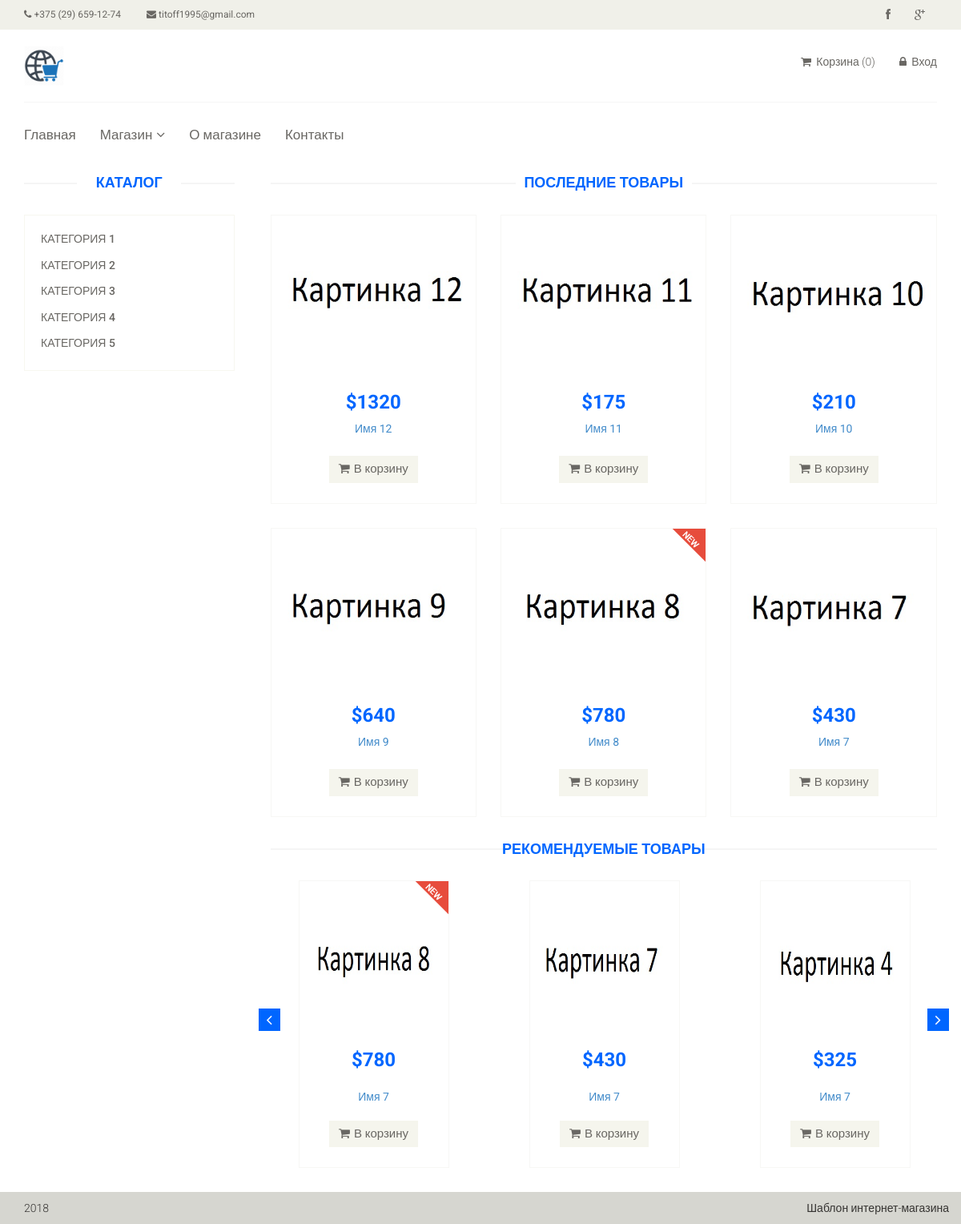
The page / on the database its author committed.
### tables this page shows
CREATE TABLE `category` (
  `id` int(11) NOT NULL,
  `name` varchar(255) NOT NULL,
  `sort_order` int(11) NOT NULL DEFAULT '0',
  `status` int(11) NOT NULL DEFAULT '1'
);

CREATE TABLE `product` (
  `id` int(11) NOT NULL,
  `name` varchar(255) NOT NULL,
  `category_id` int(11) NOT NULL,
  `code` int(11) NOT NULL,
  `price` float NOT NULL,
  `availability` int(11) NOT NULL,
  `brand` varchar(255) NOT NULL,
  `image` varchar(255) NOT NULL,
  `description` text NOT NULL,
  `is_new` int(11) NOT NULL DEFAULT '0',
  `is_recommended` int(11) NOT NULL DEFAULT '0',
  `status` int(11) NOT NULL DEFAULT '1'
);

### config/routes.php (called while the page is built)
<?php
return array(
    'about'=>'site/about/',
    'product/([0-9]+)' => 'product/view/$1',
    'catalog' => 'catalog/index',
    'category/([0-9]+)/page-([0-9]+)' => 'catalog/category/$1/$2',
    'category/([0-9]+)' => 'catalog/category/$1',
     'cart/delete/([0-9]+)' => 'cart/delete/$1',
    'cart/checkout' => 'cart/checkout',
    'cart/add/([0-9]+)'=> 'cart/add/$1',
    'cart/addAjax/([0-9]+)'=> 'cart/addAjax/$1',
    'cart'=> 'cart/index',
    'contacts' => 'site/contact',
    'user/register' => 'user/register',
    'cabinet/edit' => 'cabinet/edit',
    'cabinet' => 'cabinet/index',
    'user/login' => 'user/login',
    'user/logout' => 'user/logout',
    '' => 'site/index',
);

### controllers/SiteController.php (called while the page is built, shortened)
<?php
include_once ROOT . '/models/Category.php';
include_once ROOT . '/models/Product.php';
class SiteController {
    public function actionIndex()
    {
        $categories = Category::getCategoriesList();
        $latestProducts = Product::getLatestProducts(6);
        $sliderProducts = Product::getRecommendedProducts();
        require_once (ROOT.'/views/site/index.php');
        return true;
    }
}

### index.php (called while the page is built, shortened)
<?php
require_once (ROOT. '\components\Autoload.php');
$router = new Router();
$router->run();

### components/Autoload.php (called while the page is built, shortened)
<?php
spl_autoload_register(function ($class_name) {
    $array_path = array(
            '/components/',
            '/models/');
    foreach ($array_path as $path){
        $path = ROOT.$path.$class_name.'.php';
    }
});

### models/Cart.php (called while the page is built, shortened)
<?php
class Cart {
    public static function countItems() {
        if(isset($_SESSION['products'])){
            $count = 0;
            foreach($_SESSION['products'] as $id => $quantity ){
                $count = $count + $quantity;
            }
            return $count;
        } else {
            return 0;
        }
    }
}

### models/User.php (called while the page is built, shortened)
<?php
class User{
         public static function isGuest(){
             if (isset($_SESSION['user'])){
                 return false;
             }else{
                 return true ;
             }
         }
}

### models/Category.php (called while the page is built)
<?php
class Category {
     public static function getCategoriesList() {
        $db = Db::getConnection();
        $categoryList = array();
        $result = $db->query("SELECT id, name "
                ." FROM category ORDER BY sort_order ASC  ");
        $i = 0;
        while ($row = $result->fetch(PDO::FETCH_ASSOC) ){
            $categoryList[$i]['id'] = $row['id'];
            $categoryList[$i]['name'] = $row['name'];
            $i++;
        }
        return $categoryList;
}}

### models/Product.php (called while the page is built, shortened)
<?php
class Product {
    public static function getLatestProducts($count = self::SHOW_BY_DEFAULT) {
        $count = intval($count);
        $db = Db::getConnection();
        $productsList = array();
        $result = $db->query("SELECT id, name, price, image, is_new "
                ." FROM product WHERE status = '1' ".
                " ORDER BY id DESC LIMIT ".$count);
        $i = 0;
        while ($row = $result->fetch(PDO::FETCH_ASSOC) ){
            $productsList[$i]['id'] = $row['id'];
            $productsList[$i]['name'] = $row['name'];
            $productsList[$i]['price'] = $row['price'];
            $productsList[$i]['image'] = $row['image'];
            $productsList[$i]['is_new'] = $row['is_new'];
            $i++;
        }
        return $productsList;
    }
    public static function getRecommendedProducts()
    {
        $db = Db::getConnection();
        $result = $db->query('SELECT id, name, price, is_new FROM product '
                . 'WHERE status = "1" AND is_recommended = "1" '
                . 'ORDER BY id DESC');
        $i = 0;
        $productsList = array();
        while ($row = $result->fetch()) {
            $productsList[$i]['id'] = $row['id'];
            $productsList[$i]['name'] = $row['name'];
            $productsList[$i]['price'] = $row['price'];
            $productsList[$i]['is_new'] = $row['is_new'];
            $i++;
        }
        return $productsList;
    }
        public static function getImage($id)
    {
        $noImage = 'no-image.jpg';
        $path = '/upload/images/products/';
        $pathToProductImage = $path . $id . '.jpg';
        if (file_exists($_SERVER['DOCUMENT_ROOT'].$pathToProductImage)) {
            return $pathToProductImage;
        }
        return $path . $noImage;
    }
}

### views/site/index.php (the view)
<?php include ROOT . '/views/layouts/header.php'; ?>
<section>
    <div class="container">
        <div class="row">
            <div class="col-sm-3">
                <div class="left-sidebar">
                    <h2>Каталог</h2>
                    <div class="panel-group category-products">
                        <?php foreach ($categories as $categoryItem): ?>
                            <div class="panel panel-default">
                                <div class="panel-heading">
                                    <h4 class="panel-title">
                                        <a href="/category/<?php echo $categoryItem['id']; ?>">
                                            <?php echo $categoryItem['name']; ?>
                                        </a>
                                    </h4>
                                </div>
                            </div>
                        <?php endforeach; ?>
                    </div>
                </div>
            </div>
            <div class="col-sm-9 padding-right">
                <div class="features_items">
                    <h2 class="title text-center">Последние товары</h2>
                    <?php foreach ($latestProducts as $product): ?>
                        <div class="col-sm-4">
                            <div class="product-image-wrapper">
                                <div class="single-products">
                                    <div class="productinfo text-center">
                                        <img src="<?php echo Product::getImage($product['id']); ?>" alt="" />
                                        <h2>$<?php echo $product['price']; ?></h2>
                                        <p>
                                            <a href="/product/<?php echo $product['id']; ?>">
                                                <?php echo $product['name']; ?>
                                            </a>
                                        </p>
                                        <a href="#" class="btn btn-default add-to-cart" data-id="<?php echo $product['id']; ?>"><i class="fa fa-shopping-cart"></i>В корзину</a>
                                    </div>
                                    <?php if ($product['is_new']): ?>
                                        <img src="/template/images/home/new.png" class="new" alt="" />
                                    <?php endif; ?>
                                </div>
                            </div>
                        </div>
                    <?php endforeach; ?>
                </div>
                <div class="recommended_items">
                    <h2 class="title text-center">Рекомендуемые товары</h2>
                    <div class="cycle-slideshow"
                         data-cycle-fx=carousel
                         data-cycle-timeout=5000
                         data-cycle-carousel-visible=3
                         data-cycle-carousel-fluid=true
                         data-cycle-slides="div.item"
                         data-cycle-prev="#prev"
                         data-cycle-next="#next"
                         >
                             <?php foreach ($sliderProducts as $sliderItem): ?>
                            <div class="item">
                                <div class="product-image-wrapper">
                                    <div class="single-products">
                                        <div class="productinfo text-center">
                                            <img src="<?php echo Product::getImage($sliderItem['id']); ?>" alt="" />
                                            <h2>$<?php echo $sliderItem['price']; ?></h2>
                                            <a href="/product/<?php echo $sliderItem['id']; ?>">
                                                <?php echo $product['name']; ?>
                                            </a>
                                            <br/><br/>
                                            <a href="#" class="btn btn-default add-to-cart" data-id="<?php echo $sliderItem['id']; ?>"><i class="fa fa-shopping-cart"></i>В корзину</a>
                                        </div>
                                        <?php if ($sliderItem['is_new']): ?>
                                            <img src="/template/images/home/new.png" class="new" alt="" />
                                        <?php endif; ?>
                                    </div>
                                </div>
                            </div>
                        <?php endforeach; ?>
                         <a class="left recommended-item-control" id="prev" href="#recommended-item-carousel" data-slide="prev">
                        <i class="fa fa-angle-left"></i>
                    </a>
                    <a class="right recommended-item-control" id="next"  href="#recommended-item-carousel" data-slide="next">
                        <i class="fa fa-angle-right"></i>
                    </a>
                    </div>
                </div>
            </div>
        </div>
    </div>
</section>
<?php include ROOT . '/views/layouts/footer.php'; ?>

### components/Router.php (shortened to what this page needs)
<?php
class Router {
    private $routes;
    public function __construct() {
        $routesPath = ROOT. '/config/routes.php';
        $this->routes = include($routesPath);
    }
    private function getURI(){
        if(!empty($_SERVER['REQUEST_URI'])){
            return trim($_SERVER['REQUEST_URI'], '/' ) ;
        }
    }
    public function run() {
        $uri = $this->getURI();
        foreach ($this->routes as $uriPattern => $path){
            if (preg_match("~$uriPattern~", $uri)){
                    $internalRoute = preg_replace("~$uriPattern~", $path, $uri);
                $segments = explode('/', $internalRoute);
                $controllerName = array_shift($segments).'Controller';
                $actionName = 'action'.ucfirst(array_shift($segments));
                $parameters=$segments;
                $controllerObject = new $controllerName;
                $result = call_user_func_array(array($controllerObject, $actionName), $parameters);
                if ($result!=null){
                    break;
                }
    } }
     }
            }

### views/layouts/header.php (shortened to what this page needs)
<!DOCTYPE html>
<html lang="en">
    <head>
        <link href="/template/css/bootstrap.min.css" rel="stylesheet">
        <link href="/template/css/font-awesome.min.css" rel="stylesheet">
        <link href="/template/css/prettyPhoto.css" rel="stylesheet">
        <link href="/template/css/price-range.css" rel="stylesheet">
        <link href="/template/css/animate.css" rel="stylesheet">
        <link href="/template/css/main.css" rel="stylesheet">
        <link href="/template/css/responsive.css" rel="stylesheet">
    </head>
    <body>
        <header id="header">
            <div class="header_top">
                <div class="container">
                    <div class="row">
                        <div class="col-sm-6">
                            <div class="contactinfo">
                                <ul class="nav nav-pills">
                                    <li><a href="#"><i class="fa fa-phone"></i> +375 (29) 659-12-74</a></li>
                                    <li><a href="#"><i class="fa fa-envelope"></i> titoff1995@gmail.com</a></li>
                                </ul>
                            </div>
                        </div>
                        <div class="col-sm-6">
                            <div class="social-icons pull-right">
                                <ul class="nav navbar-nav">
                                    <li><a href="#"><i class="fa fa-facebook"></i></a></li>
                                    <li><a href="#"><i class="fa fa-google-plus"></i></a></li>
                                </ul>
                            </div>
                        </div>
                    </div>
                </div>
            </div>
            <div class="header-middle">
                <div class="container">
                    <div class="row">
                        <div class="col-sm-4">
                            <div class="logo pull-left">
                                <a href="index.html"><img src="/template/images/home/logo.png" alt="" /></a>
                            </div>
                        </div>
                        <div class="col-sm-8">
                            <div class="shop-menu pull-right">
                                <ul class="nav navbar-nav">
                                    <li><a href="/cart/"><i class="fa fa-shopping-cart"></i> Корзина (<span id="cart-count"><?php echo Cart::countItems();?></span>)</a></li>
                                    <?php if ( User:: isGuest()): ?>
                                    <li><a href="/user/login/"><i class="fa fa-lock"></i> Вход</a></li>
                                    <?php else: ?>
                                    <li><a href="/cabinet/"><i class="fa fa-user"></i> Аккаунт</a></li>
                                    <li><a href="/user/logout/"><i class="fa fa-unlock"></i> Выход</a></li>
                                    <?php endif; ?>
                                </ul>
                            </div>
                        </div>
                    </div>
                </div>
            </div>
            <div class="header-bottom">
                <div class="container">
                    <div class="row">
                        <div class="col-sm-12">
                            <div class="mainmenu pull-left">
                                <ul class="nav navbar-nav collapse navbar-collapse">
                                    <li><a href="/">Главная</a></li>
                                    <li class="dropdown"><a href="#">Магазин<i class="fa fa-angle-down"></i></a>
                                    </li>
                                    <li><a href="/about/">О магазине</a></li>
                                    <li><a href="/contacts/">Контакты</a></li>
                                </ul>
                            </div>
                        </div>
                    </div>
                </div>
            </div>
        </header>

### views/layouts/footer.php (shortened to what this page needs)
        <footer id="footer">
            <div class="footer-bottom">
                <div class="container">
                    <div class="row">
                        <p class="pull-left">2018</p>
                        <p class="pull-right">Шаблон интернет-магазина</p>
                    </div>
                </div>
            </div>
        </footer>
    </body>
</html>

### rows shown on the page
category: name "КАТЕГОРИЯ 1"
category: name "КАТЕГОРИЯ 2"
category: name "КАТЕГОРИЯ 3"
category: name "КАТЕГОРИЯ 4"
category: name "КАТЕГОРИЯ 5"
product: shows a picture, price "1320", name "Имя 12"
product: shows a picture, price "175", name "Имя 11"
product: shows a picture, price "210", name "Имя 10"
product: shows a picture, price "640", name "Имя 9"
product: shows a picture, price "780", name "Имя 8", is_new 1 (drawn)
product: shows a picture, price "430", name "Имя 7"
product: shows a picture, price "325"

### other values the page prints
$sliderItem['price'] "780"
$sliderItem['price'] "430"
